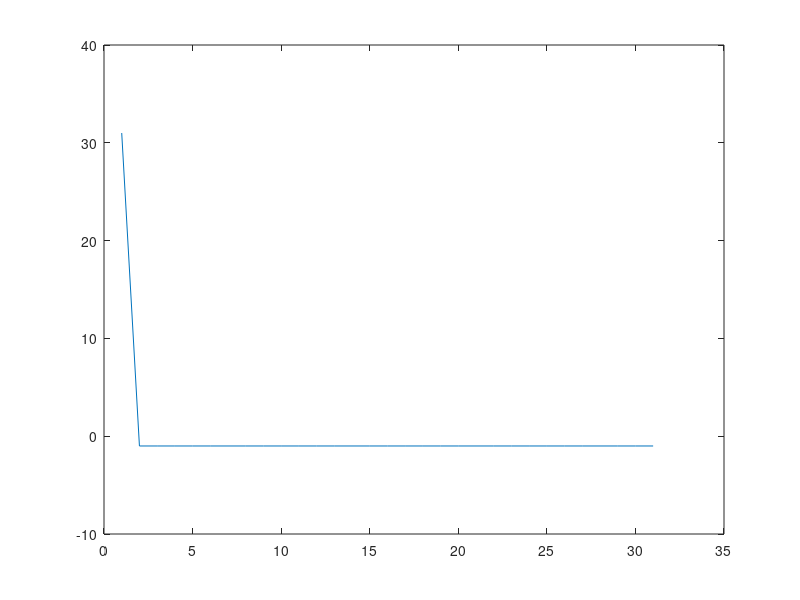

Recreate this plot in MATLAB.
clc;
wielomian = [1 0 1 0 0 1];      
stan_poczatkowy = [1 0 0 0 0];
l_bitow_wygenerowanych = 31;

rejestr = stan_poczatkowy;
rejestr_poprzedni = zeros(1:length(rejestr));
sekwencja = zeros(1,length(l_bitow_wygenerowanych));

for i=1:l_bitow_wygenerowanych
    disp(rejestr_poprzedni);
    sekwencja(i) = rejestr(length(rejestr));
    rejestr_poprzedni = rejestr;
    for j = 1:length(stan_poczatkowy)
        if(j == 1)
            rejestr(j) = mod(rejestr_poprzedni(length(rejestr_poprzedni)) + rejestr(2),2);
        else 
            rejestr(j) = rejestr_poprzedni(j-1);
        end
    end
end

zamiana=sekwencja;

for i=1:l_bitow_wygenerowanych
    if (zamiana(i) == 0)
        zamiana(i)=-1;
    end
end

autokorelacja=zeros(1,l_bitow_wygenerowanych);
for i=1:l_bitow_wygenerowanych
    wynik=0
    for j=1:l_bitow_wygenerowanych
       k=mod(j-i,31)+1;
       wynik=wynik + (zamiana(j)*zamiana(k));
    end
    autokorelacja(i)=wynik;
end

%wynik=fft(zamiana);
%wynik2=abs(wynik);
%wynik = ifft(wynik2);
%autokorelacja = real(wynik);

plot(autokorelacja);